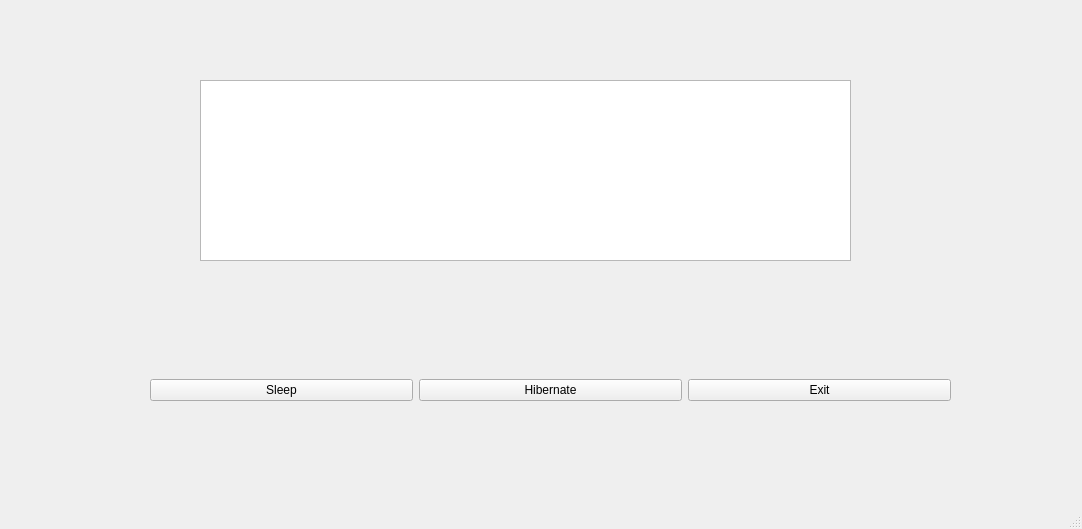
<?xml version="1.0" encoding="UTF-8"?>
<ui version="4.0">
 <class>MainWindow</class>
 <widget class="QMainWindow" name="MainWindow">
  <property name="geometry">
   <rect>
    <x>0</x>
    <y>0</y>
    <width>1082</width>
    <height>529</height>
   </rect>
  </property>
  <property name="windowTitle">
   <string>MainWindow</string>
  </property>
  <widget class="QWidget" name="centralwidget">
   <widget class="QWidget" name="gridLayoutWidget">
    <property name="geometry">
     <rect>
      <x>150</x>
      <y>360</y>
      <width>801</width>
      <height>61</height>
     </rect>
    </property>
    <layout class="QGridLayout" name="gridLayout">
     <item row="0" column="0">
      <widget class="QPushButton" name="sleepButton">
       <property name="text">
        <string>Sleep</string>
       </property>
      </widget>
     </item>
     <item row="0" column="2">
      <widget class="QPushButton" name="exitButton">
       <property name="text">
        <string>Exit</string>
       </property>
      </widget>
     </item>
     <item row="0" column="1">
      <widget class="QPushButton" name="hidernateButton">
       <property name="text">
        <string>Hibernate</string>
       </property>
      </widget>
     </item>
    </layout>
   </widget>
   <widget class="QTextEdit" name="fileDisplayTextEdit">
    <property name="geometry">
     <rect>
      <x>200</x>
      <y>80</y>
      <width>651</width>
      <height>181</height>
     </rect>
    </property>
   </widget>
  </widget>
  <widget class="QMenuBar" name="menubar">
   <property name="geometry">
    <rect>
     <x>0</x>
     <y>0</y>
     <width>1082</width>
     <height>25</height>
    </rect>
   </property>
  </widget>
  <widget class="QStatusBar" name="statusbar"/>
 </widget>
 <resources/>
 <connections/>
</ui>
